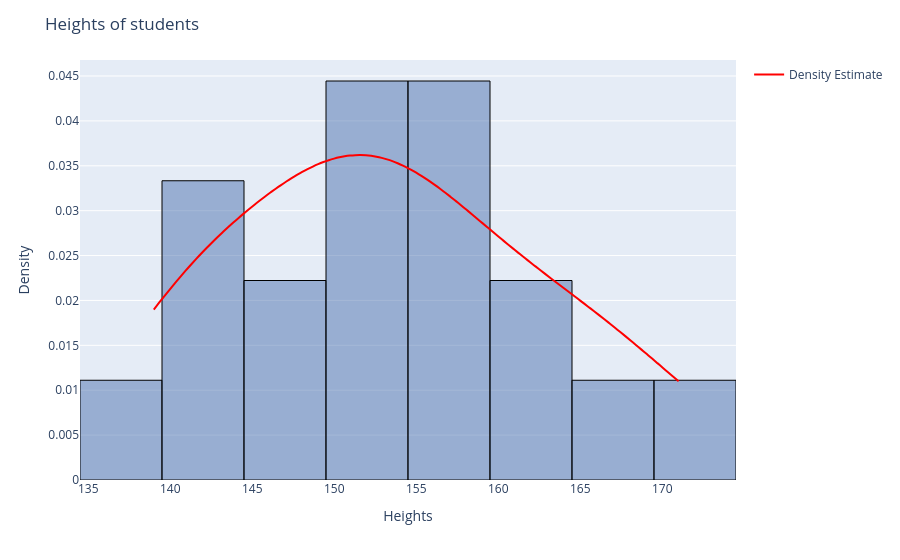

Notebook code for this chart:
### Code cell
import plotly.express as px
import numpy as np
from scipy.stats import gaussian_kde
import plotly.graph_objects as go

df = pd.DataFrame({"value":[139,141,141,143,147,148,150,150,151,153,155,156,157,159,163,164,167,171]})

# Create the base histogram
fig = px.histogram(df, x="value", histnorm='probability density', nbins=10)
fig.update_traces(marker_color='rgba(76, 114, 176, 0.5)', marker_line_width=1, marker_line_color="black")

# Kernel Density Estimate
kde = gaussian_kde(df['value'])
x_range = np.linspace(min(df['value']), max(df['value']), 100)
y_density = kde(x_range)

# KDE as trace
curve = go.Scatter(
    x=x_range,
    y=y_density,
    mode='lines',
    name='Density Estimate',
    line=dict(color='red', width=2),
    line_shape='spline' # Optional: can apply slight smoothing to the line itself
)
fig.add_trace(curve)

# Update layout for clarity
fig.update_layout(
    title="Heights of students",
    xaxis_title="Heights",
    yaxis_title="Density",
    showlegend=True
)

fig.show()

### Figure 1 — Plotly figure (JSON) as saved in the notebook; plotly's stock layout.template omitted (floating-point values rounded to 4 significant figures)
{"data": [{"bingroup": "x", "histnorm": "probability density", "hovertemplate": "value=%{x}<br>probability density=%{y}<extra></extra>", "legendgroup": "", "marker": {"color": "rgba(76, 114, 176, 0.5)", "line": {"color": "black", "width": 1}, "pattern": {"shape": ""}}, "name": "", "nbinsx": 10, "orientation": "v", "showlegend": false, "type": "histogram", "x": [139, 141, 141, 143, 147, 148, 150, 150, 151, 153, 155, 156, 157, 159, 163, 164, 167, 171], "xaxis": "x", "yaxis": "y"}, {"line": {"color": "red", "shape": "spline", "width": 2}, "mode": "lines", "name": "Density Estimate", "type": "scatter", "x": [139.0, 139.3, 139.6, 140.0, 140.3, 140.6, 140.9, 141.3, 141.6, 141.9, 142.2, 142.6, 142.9, 143.2, 143.5, 143.8, 144.2, 144.5, 144.8, 145.1, 145.5, 145.8, 146.1, 146.4, 146.8, 147.1, 147.4, 147.7, 148.1, 148.4, 148.7, 149.0, 149.3, 149.7, 150.0, 150.3, 150.6, 151.0, 151.3, 151.6, 151.9, 152.3, 152.6, 152.9, 153.2, 153.5, 153.9, 154.2, 154.5, 154.8, 155.2, 155.5, 155.8, 156.1, 156.5, 156.8, 157.1, 157.4, 157.7, 158.1, 158.4, 158.7, 159.0, 159.4, 159.7, 160.0, 160.3, 160.7, 161.0, 161.3, 161.6, 161.9, 162.3, 162.6, 162.9, 163.2, 163.6, 163.9, 164.2, 164.5, 164.9, 165.2, 165.5, 165.8, 166.2, 166.5, 166.8, 167.1, 167.4, 167.8, 168.1, 168.4, 168.7, 169.1, 169.4, 169.7, 170.0, 170.4, 170.7, 171.0], "y": [0.01899, 0.01974, 0.02049, 0.02122, 0.02193, 0.02263, 0.02331, 0.02398, 0.02462, 0.02525, 0.02586, 0.02646, 0.02704, 0.0276, 0.02814, 0.02868, 0.02919, 0.0297, 0.03019, 0.03067, 0.03113, 0.03159, 0.03202, 0.03245, 0.03285, 0.03325, 0.03362, 0.03398, 0.03431, 0.03462, 0.03491, 0.03518, 0.03541, 0.03562, 0.0358, 0.03595, 0.03606, 0.03614, 0.03619, 0.0362, 0.03617, 0.03611, 0.03601, 0.03588, 0.03571, 0.03551, 0.03528, 0.03502, 0.03472, 0.0344, 0.03405, 0.03368, 0.03328, 0.03287, 0.03244, 0.03199, 0.03153, 0.03106, 0.03058, 0.03009, 0.0296, 0.02911, 0.02861, 0.02811, 0.02762, 0.02713, 0.02664, 0.02615, 0.02567, 0.02519, 0.02472, 0.02425, 0.02379, 0.02333, 0.02288, 0.02243, 0.02198, 0.02153, 0.02108, 0.02063, 0.02018, 0.01973, 0.01928, 0.01882, 0.01836, 0.0179, 0.01743, 0.01696, 0.01648, 0.016, 0.01551, 0.01502, 0.01452, 0.01402, 0.01352, 0.01302, 0.01251, 0.01201, 0.0115, 0.01099]}], "layout": {"barmode": "relative", "legend": {"tracegroupgap": 0}, "margin": {"t": 60}, "showlegend": true, "title": {"text": "Heights of students"}, "xaxis": {"anchor": "y", "domain": [0, 1], "title": {"text": "Heights"}}, "yaxis": {"anchor": "x", "domain": [0, 1], "title": {"text": "Density"}}}}
